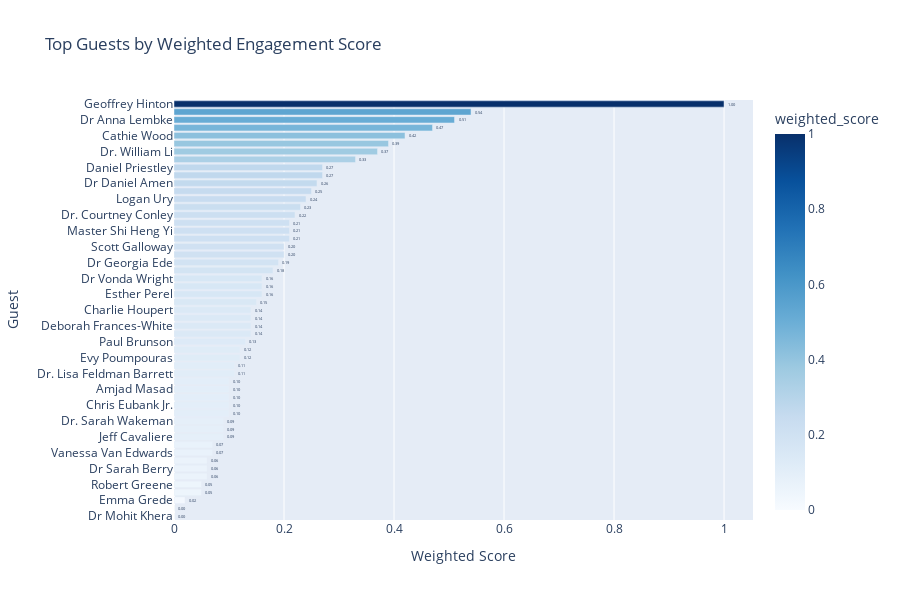

Notebook cell for this chart:
### Markdown cell above
## Plot Results For Guests

### Code cell
# “Top Guests by Engagement Score”

import plotly.express as px

fig = px.bar(
    guest_stats.sort_values("weighted_score", ascending=True),
    x="weighted_score",
    y="guest",
    orientation="h",
    title="Top Guests by Weighted Engagement Score",
    text="weighted_score",
    color="weighted_score",
    color_continuous_scale="Blues"
)
fig.update_traces(texttemplate="%{text:.2f}", textposition="outside")
fig.update_layout(xaxis_title="Weighted Score", yaxis_title="Guest", height=600)
fig.show()

### Figure 1 — Plotly figure (JSON) as saved in the notebook; plotly's stock layout.template omitted (floating-point values rounded to 4 significant figures)
{"data": [{"hovertemplate": "weighted_score=%{marker.color}<br>guest=%{y}<extra></extra>", "legendgroup": "", "marker": {"color": [0.0, 0.0, 0.02, 0.05, 0.05, 0.06, 0.06, 0.06, 0.07, 0.07, 0.09, 0.09, 0.09, 0.1, 0.1, 0.1, 0.1, 0.1, 0.11, 0.11, 0.12, 0.12, 0.13, 0.14, 0.14, 0.14, 0.14, 0.15, 0.16, 0.16, 0.16, 0.18, 0.19, 0.2, 0.2, 0.21, 0.21, 0.21, 0.22, 0.23, 0.24, 0.25, 0.26, 0.27, 0.27, 0.33, 0.37, 0.39, 0.42, 0.47, 0.51, 0.54, 1.0], "coloraxis": "coloraxis", "pattern": {"shape": ""}}, "name": "", "orientation": "h", "showlegend": false, "text": [0.0, 0.0, 0.02, 0.05, 0.05, 0.06, 0.06, 0.06, 0.07, 0.07, 0.09, 0.09, 0.09, 0.1, 0.1, 0.1, 0.1, 0.1, 0.11, 0.11, 0.12, 0.12, 0.13, 0.14, 0.14, 0.14, 0.14, 0.15, 0.16, 0.16, 0.16, 0.18, 0.19, 0.2, 0.2, 0.21, 0.21, 0.21, 0.22, 0.23, 0.24, 0.25, 0.26, 0.27, 0.27, 0.33, 0.37, 0.39, 0.42, 0.47, 0.51, 0.54, 1.0], "textposition": "outside", "texttemplate": "%{text:.2f}", "type": "bar", "x": [0.0, 0.0, 0.02, 0.05, 0.05, 0.06, 0.06, 0.06, 0.07, 0.07, 0.09, 0.09, 0.09, 0.1, 0.1, 0.1, 0.1, 0.1, 0.11, 0.11, 0.12, 0.12, 0.13, 0.14, 0.14, 0.14, 0.14, 0.15, 0.16, 0.16, 0.16, 0.18, 0.19, 0.2, 0.2, 0.21, 0.21, 0.21, 0.22, 0.23, 0.24, 0.25, 0.26, 0.27, 0.27, 0.33, 0.37, 0.39, 0.42, 0.47, 0.51, 0.54, 1.0], "xaxis": "x", "y": ["Dr Mohit Khera", "Evan Spiegel", "Emma Grede", "Dr. Sara Szal", "Robert Greene", "Dr Bill von Hippel", "Dr Sarah Berry", "Dr Peter Attia", "Vanessa Van Edwards", "Mike Dowd", "Jeff Cavaliere", "Steven", "Dr. Sarah Wakeman", "Craig Robinson", "Chris Eubank Jr.", "Bret Weinstein", "Amjad Masad", "Michelle Obama", "Dr. Lisa Feldman Barrett", "Dr Stacy Sims", "Evy Poumpouras", "Alex Hormozi", "Paul Brunson", "Dr Joe Dispenza", "Deborah Frances-White", "Louise Perry", "Charlie Houpert", "Jimmy Fallon", "Esther Perel", "Konstantin Kisin", "Dr Vonda Wright", "Dr Jordan Peterson", "Dr Georgia Ede", "Joe Navarro", "Scott Galloway", "Morgan Housel", "Master Shi Heng Yi", "Vinh Giang", "Dr. Courtney Conley", "Simon Sinek", "Logan Ury", "Erica Komisar", "Dr Daniel Amen", "Dr Nathan Bryan", "Daniel Priestley", "MrBeast", "Dr. William Li", "Jefferson Fisher", "Cathie Wood", "Dr Benjamin Bikman", "Dr Anna Lembke", "Gary Stevenson", "Geoffrey Hinton"], "yaxis": "y"}], "layout": {"barmode": "relative", "coloraxis": {"colorbar": {"title": {"text": "weighted_score"}}, "colorscale": [[0, "rgb(247,251,255)"], [0.125, "rgb(222,235,247)"], [0.25, "rgb(198,219,239)"], [0.375, "rgb(158,202,225)"], [0.5, "rgb(107,174,214)"], [0.625, "rgb(66,146,198)"], [0.75, "rgb(33,113,181)"], [0.875, "rgb(8,81,156)"], [1, "rgb(8,48,107)"]]}, "height": 600, "legend": {"tracegroupgap": 0}, "title": {"text": "Top Guests by Weighted Engagement Score"}, "xaxis": {"anchor": "y", "domain": [0, 1], "title": {"text": "Weighted Score"}}, "yaxis": {"anchor": "x", "domain": [0, 1], "title": {"text": "Guest"}}}}
